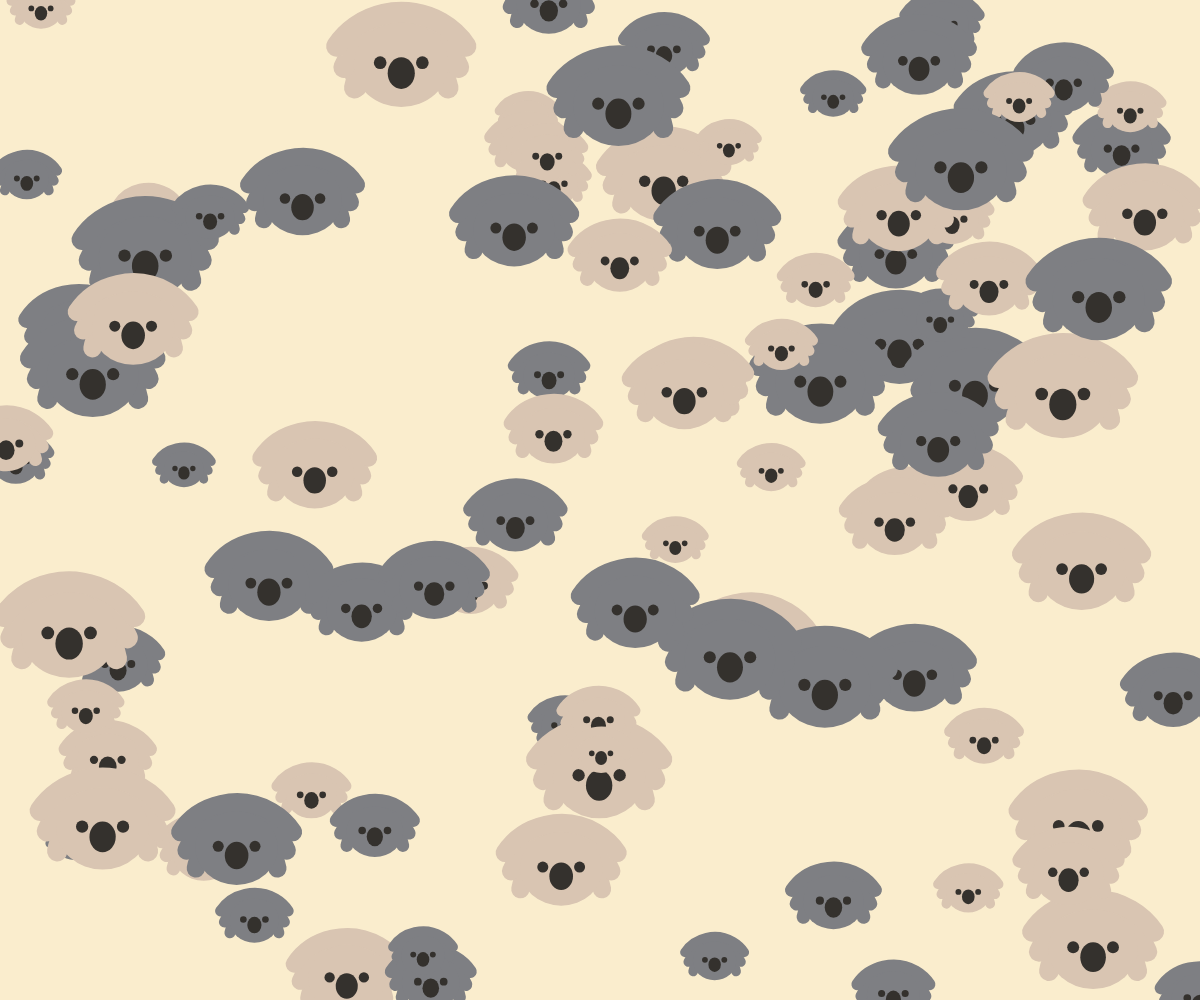
Frame 1 (no input)
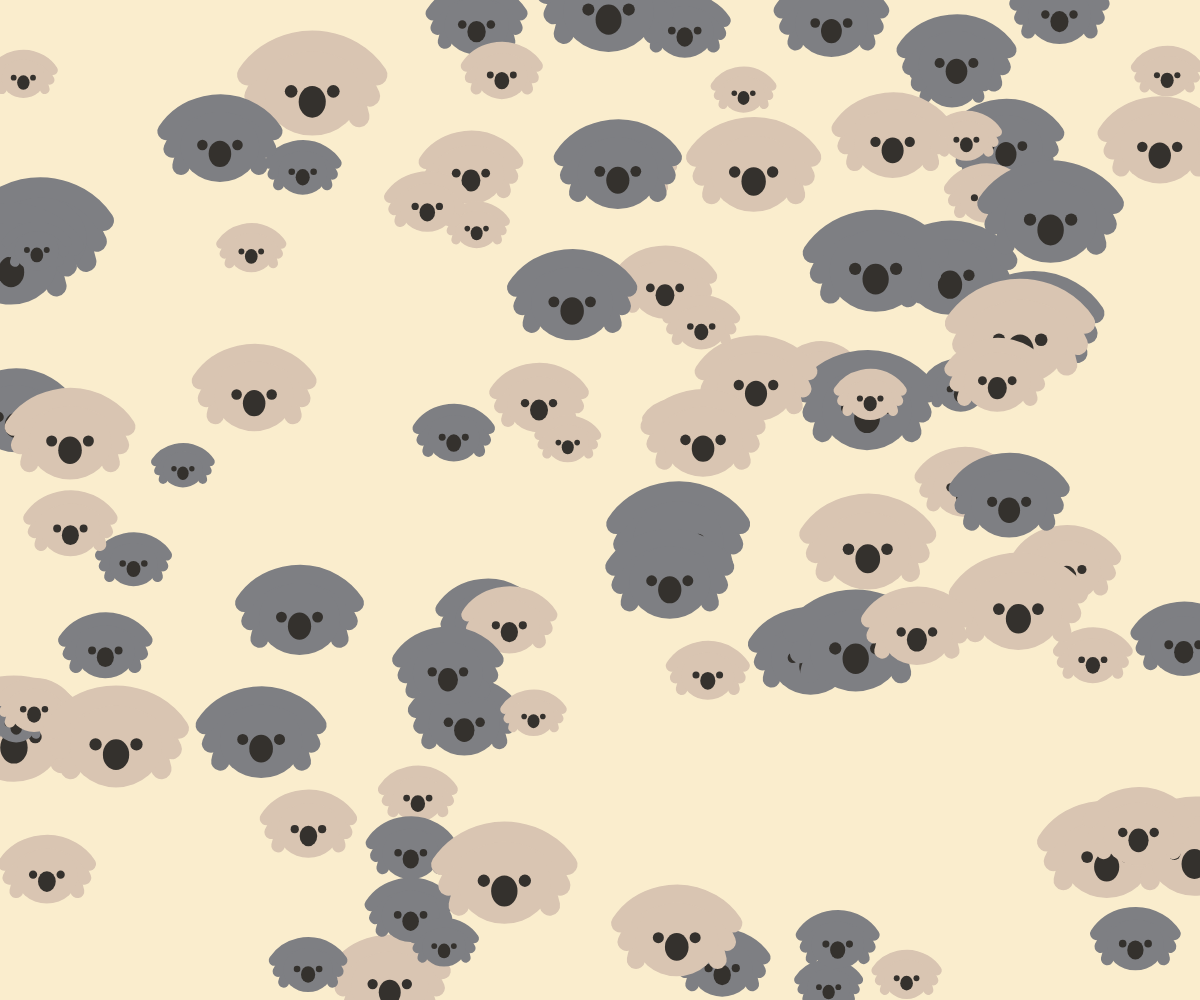
Frame 60 (no input)
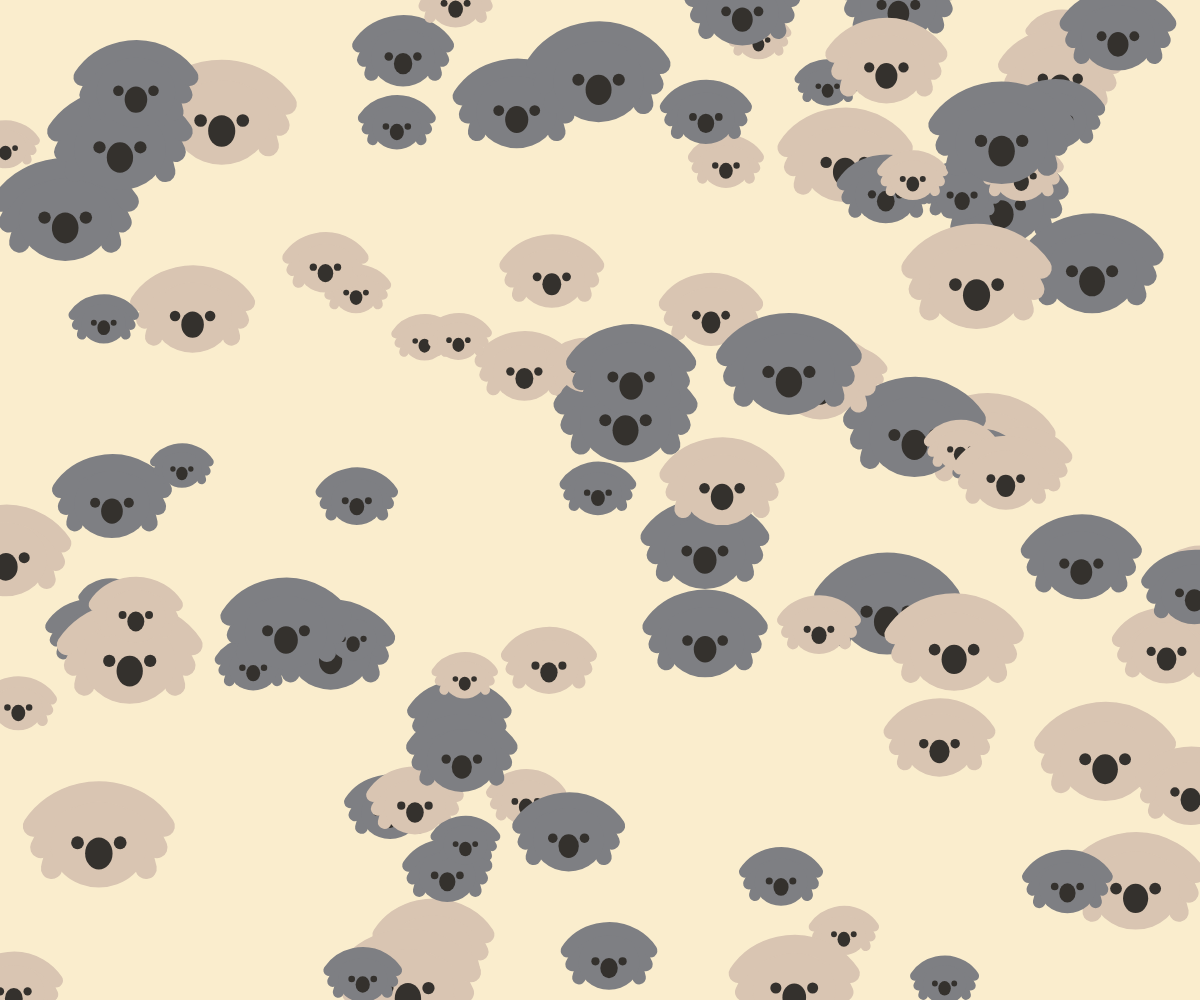
Frame 120 (the mouse pressed at the canvas centre since frame 60)

The p5.js sketch that drew these frames (run headless with seeded random() and noise() and a simulated clock; from frame 60 on, the mouse is pressed at the canvas centre):

// p5.js sketch
// ── sketch.js
let p = ["#7e7f83", "#d9c5b2"];
let bg = ["#faedcd"];

var balls = [];
class ball_class {
constructor(args) {
this.p = args.p|| { x: width / 2, y: height / 2}
this.r = args.r|| random(50, 120);
this.v = args.v || { x: random(-2, 2), y: random(-2, 2) };
this.a = args.a ||{ x: 0, y: random(0.7, 1.2) };
this.mode = random(["happy", "bad"]);
}

draw() {
let d = this.r * 0.8;


push();
translate(this.p.x, this.p.y);

if (this.mode == "happy") {
  strokeWeight(d / 4.5);

  noFill();
  stroke("#7e7f83")
  arc(0, d / 3, d, d, 190, 350);
  arc(0, d / 4, d * 1.3, d * 1.2, 200, 340);
  arc(0, d / 5, d * 1.6, d * 1.5, 210, 330);

  noStroke();
  fill("#7e7f83");
  ellipse(0, 0, d, d / 1.12);

  fill("#34312d");
  circle(-d / 4.5, -d / 50, d / 7.5);
  circle(d / 4.5, -d / 50, d / 7.5);

  fill("#34312d");
  ellipse(0, d / 11, d / 3.5, d / 3);
} else {
  strokeWeight(d / 4.5);

  noFill();
  stroke("#d9c5b2")
  arc(0, d / 3, d, d, 190, 350);
  arc(0, d / 4, d * 1.3, d * 1.2, 200, 340);
  arc(0, d / 5, d * 1.6, d * 1.5, 210, 330);

  noStroke();
  fill("#d9c5b2");
  ellipse(0, 0, d, d / 1.12);

  fill("#34312d");
  circle(-d / 4.5, -d / 50, d / 7.5);
  circle(d / 4.5, -d / 50, d / 7.5);

  fill("#34312d");
  ellipse(0, d / 11, d / 3.5, d / 3);
}

pop();
}

update() {
this.p.x += this.v.x;
this.p.y += this.v.y;

if (this.p.x < 0 || this.p.x > width) {
  this.v.x = -this.v.x;
}
if (this.p.y < 0 || this.p.y > height) {
  this.v.y = -this.v.y;
}
}
}

function setup() {
createCanvas(windowWidth, windowHeight);
angleMode(DEGREES);

for (let i = 0; i < 100; i++) {
let ball = new ball_class({
v: { x: random(-2, 2), y: random(-2, 2) },
p: { x: random(0, width), y: random(0, height) },
a: { x: 0, y: 0 },
});
balls.push(ball);
}
}

function draw() {
background(bg);

for (let ball of balls) {
ball.draw();
ball.update();
}
}
function mousePressed() {
  let ball = new ball_class({
    v: { x: random(-2, 2), y: random(-2, 2) },
    p: { x: mouseX, y: mouseY },
    a: { x: 0, y: 0 },
  });
  balls.push(ball);
}
